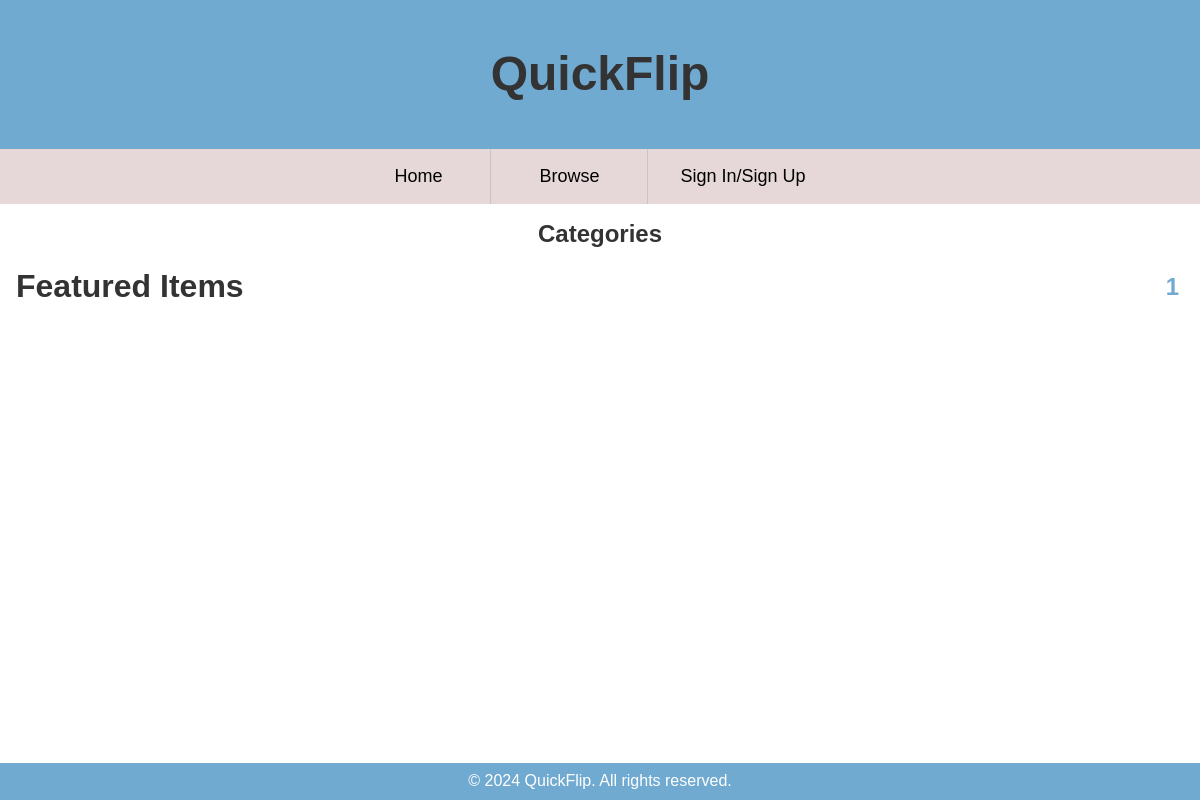
Before: /pages/index.php with the older database file.
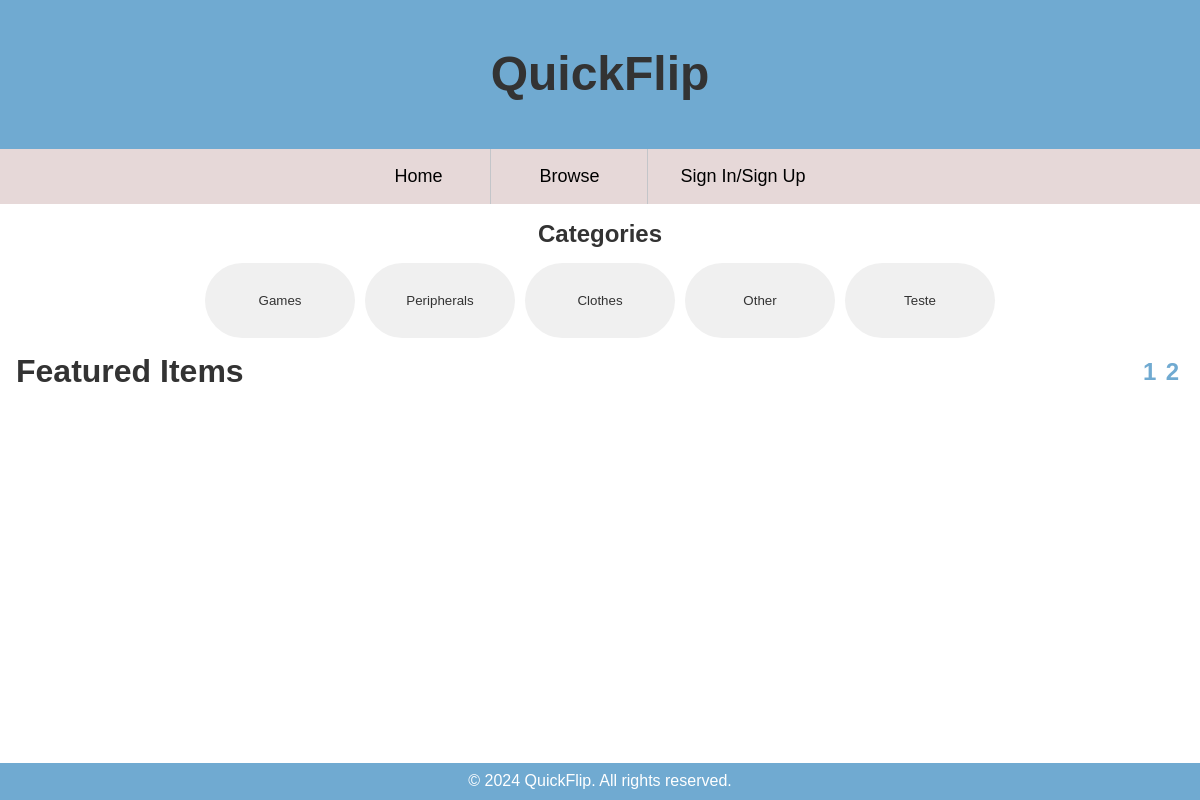
After: the same page with the newer database file.
### tables this page shows
CREATE TABLE categories (
    category_id INTEGER PRIMARY KEY AUTOINCREMENT,
    name TEXT UNIQUE NOT NULL
);

### utils/session.php (called while the page is built, shortened)
<?php
  class Session
  {
    public function isLoggedIn(): bool
    {
      return isset($_SESSION['username']);
    }
  }
?>

### pages/index.php (the view, shortened to what this page needs)
<?php
    require_once(__DIR__ . '/../templates/common.tpl.php');
    $session = new Session();
    $db = getDatabaseConnection();
    $stmt = $db->prepare('SELECT COUNT(*) AS number FROM items WHERE seller_id != ? AND status = "listed"');
    $stmt->execute([$session->getParam('id')]);
    $n = $stmt->fetch(PDO::FETCH_ASSOC)['number'];
    drawHeader($session);
?>
<main id="mainPage">
    <section class="featured-items">
        <h1>Categories </h1>
        <div id ="featured-buttons">
            <?php
            $stmt = $db->query("SELECT * FROM categories");
            $categories = $stmt->fetchAll();
            foreach ($categories as $category) {
                echo "<button class='category-button' data-category-id='" . $category['category_id'] ."'>" . htmlspecialchars($category['name']) . "</button>";
            }
            ?>
        </div>
        <div class="featured-header">
            <h1>Featured Items</h1>
            <div class = "pageSelect">
                <list>
                    <?php for($i = 0; $i < max((($n)/10),1); $i++): ?>
                        <li><h2><a href = "#" onclick = "changePage(<?php echo $i?>)"><?php echo $i + 1?></a></h2></li>
                    <?php endfor; ?>
                </list>
            </div>
        </div>
    </section>
</main>
</body>
<?php
    drawFooter();
?>
</html>

### templates/common.tpl.php (shortened to what this page needs)
<?php
    require_once(__DIR__ . '/../utils/session.php');
?>
<?php function drawHeader(Session $session) { ?>
<!DOCTYPE html>
<html lang="en-US">
  <head>
    <link rel="stylesheet" href="../assets/style/style.css">
    <link rel="stylesheet" href="../assets/style/layout.css">
    <link rel="stylesheet" href="../assets/style/responsive.css">
    <link rel="stylesheet" href="https://cdnjs.cloudflare.com/ajax/libs/font-awesome/5.15.3/css/all.min.css">
  </head>
  <body>
  <header>
        <h1>QuickFlip</h1>
        <nav id="menu">
            <ul>
                <li><a href="../pages/index.php">Home</a></li>
                <li><a href="../pages/browse.php">Browse</a></li>
                <?php if($session->isLoggedIn()) {?>
                    <?php
                        if($session->isAdmin()){?>
                        <li><a href="../pages/adminpage.php">Admin Panel</a></li>
                    <?php }?>
                  <li class="pushToRight"><a href="../pages/wishlist.php"><i class="fas fa-heart"></i> </a></li>
                  <li><a href="../pages/checkout.php"><i class="fas fa-shopping-cart"></i></a></li>
                  <li class="dropdown"><img class="profileImageBar" src="<?php echo $session->getParam("pfp")?>"><a href="" id="username-bar"><?php echo  $_SESSION['username']?></a>
                  <div class="dropdown-content">
                    <a href="../pages/profile.php">Profile</a>
                    <a href="../pages/myItems.php">My Items</a>
                      <a href="../pages/add_sell_order.php">Sell</a>
                      <a href="../pages/chat.php">Message</a>
                    <a href="#" onclick="logoutUser(); return false;">Logout</a>
                  </div>
                  </li>
                <?php } else { ?>
                  <li><a href="../pages/login.php">Sign In/Sign Up</a></li>
                <?php } ?>
            </ul>
        </nav>
    </header>
<?php } ?>
<?php function drawFooter() { ?>
    <footer>
        <p>© 2024 QuickFlip. All rights reserved.</p>
    </footer>
  <?php } ?>

### assets/style/style.css (style rules this page uses)
* { margin: 0; padding: 0; box-sizing: border-box; }
html,body { height: 100%; }
body { font-family: Arial, sans-serif; }
header { background: #70aad1; color: #fff; padding:2em 0 0 0; text-align: center; }
header h1 { margin: 0; padding: 0.3em 0 1em 0; font-size: 3em; }
.featured-items { margin: 1em 0; }
.featured-items .featured-header { text-align: center; margin: 0em 1em 0em 1em; display: flex; justify-content: center; }
.featured-items .featured-header h1 { font-size: 2em; }
.featured-items h1 { color: #333; margin: 0; }
#featured-buttons { margin-left: auto; margin-right: auto; display: flex; flex-wrap: wrap; align-self: center; justify-content: center; align-items: center; padding: 10px; }
footer { background: #70aad1; color: #fff; text-align: center; padding: 0.6em 1.25em; width: 100%; }
.category-button { display: inline-flex; justify-content: center; align-items: center; padding: 30px 40px; margin: 5px; min-width: 150px; background-color: #f0f0f0; color: #333; border: none; border-radius: 999px; cursor: pointer; transition: background-color 0.3s, color 0.3s; }
#menu ul { background-color: #e6d8d8; list-style-type: none; display: flex; justify-content: center; padding: 0; margin: 0; transform-origin: top; }
#menu ul li { display: flex; padding: 0.5em 3em; list-style-type: none; border: #c3c5c9; align-items: center; justify-content: center; }
#menu ul li:not(:last-child) { border-style: solid; border-width: 0 1px 0 0; }
#menu ul li:last-child { padding: 0 3em 0 2em; position: relative; }
#menu ul li a { color: rgb(0, 0, 0); text-decoration: none; font-size: large; padding: 0.5em 0; }
main { text-align: center; }
.pageSelect { margin-left: auto; display: flex; }
.pageSelect list { display: flex; margin-left: auto; list-style: none; }
.pageSelect list li { margin: 0.3em; }
.pageSelect list li a { text-decoration: none; color: #70aad1; }
h1 { color: #333; text-align: center; margin-bottom: 20px; }

### assets/style/layout.css (style rules this page uses)
body { display: grid; grid-template-rows: auto 1fr auto; }
#mainPage { flex-direction: row; }
.featured-items { text-align: center; }

Changed rows visible on the page:
added categories: name "Games"
added categories: name "Peripherals"
added categories: name "Clothes"
added categories: name "Other"
added categories: name "Teste"
Other visible differences:
new list line: "2"
